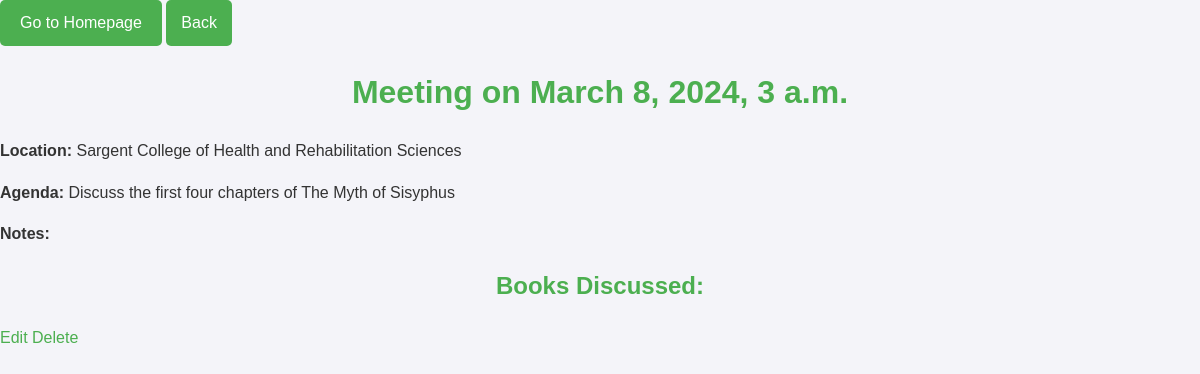
/project/meetings/1/, run on the app's committed database.
### project/models.py (models this page shows, shortened)
class Meeting(models.Model):
    date = models.DateTimeField()
    location = models.CharField(max_length=200)
    agenda = models.TextField()

### project/views.py (the view)
# urls.py: path('meetings/<int:pk>/', MeetingDetailView.as_view(), name='meeting-detail'),
class MeetingDetailView(DetailView):
    model = Meeting
    template_name = 'project/meeting_detail.html'

### project/templates/project/meeting_detail.html (shortened to what this page needs)
<!DOCTYPE html>
<html>
<head>
    {% load static %}
    <link rel="stylesheet" type="text/css" href="{% static 'project/css/styles.css' %}">
</head>
<body>
    <a href="{% url 'homepage' %}" class="home-button">Go to Homepage</a>
    <a href="javascript:history.back()" class="back-button">Back</a>
    <h1>Meeting on {{ object.date }}</h1>
    <p><strong>Location:</strong> {{ object.location }}</p>
    <p><strong>Agenda:</strong> {{ object.agenda }}</p>
    <p><strong>Notes:</strong> {{ object.notes }}</p>
    <h2>Books Discussed:</h2>
    <a href="{% url 'meeting-edit' object.pk %}">Edit</a>
    <a href="{% url 'meeting-delete' object.pk %}">Delete</a>
</body>
</html>

### project/static/project/css/styles.css (style rules this page uses)
body { font-family: 'Arial', sans-serif; line-height: 1.6; margin: 0; padding: 0; background-color: #f4f4f9; color: #333; }
h1, h2, h3 { color: #4CAF50; text-align: center; margin-bottom: 20px; }
h1 { font-size: 2em; }
h2 { font-size: 1.5em; }
a { color: #4CAF50; text-decoration: none; }
button, .back-button { display: inline-block; background-color: #4CAF50; color: white; border: none; padding: 10px 15px; font-size: 16px; border-radius: 5px; cursor: pointer; text-decoration: none; transition: background-color 0.3s ease; }
.home-button { display: inline-block; background-color: #4CAF50; color: white; text-decoration: none; padding: 10px 20px; font-size: 16px; border-radius: 5px; border: none; text-align: center; cursor: pointer; transition: background-color 0.3s ease; }

### data on the page
Meeting: date "March 8, 2024, 3 a.m.", location "Sargent College of Health and Rehabilitation Sciences", agenda "Discuss the first four chapters of The Myth of Sisyphus"
